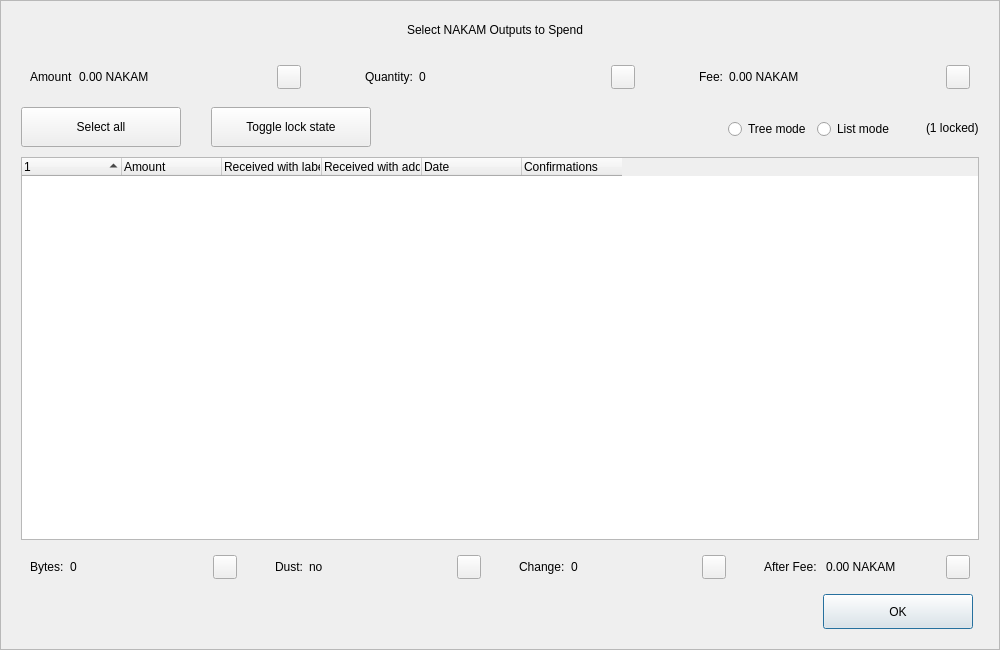
<?xml version="1.0" encoding="UTF-8"?>
<ui version="4.0">
 <class>CoinControlDialog</class>
 <widget class="QDialog" name="CoinControlDialog">
  <property name="geometry">
   <rect>
    <x>0</x>
    <y>0</y>
    <width>1000</width>
    <height>650</height>
   </rect>
  </property>
  <property name="minimumSize">
   <size>
    <width>950</width>
    <height>650</height>
   </size>
  </property>
  <property name="windowTitle">
   <string>Coin Selection</string>
  </property>
  <property name="styleSheet">
   <string notr="true"/>
  </property>
  <layout class="QVBoxLayout" name="verticalLayout">
   <property name="spacing">
    <number>0</number>
   </property>
   <property name="leftMargin">
    <number>0</number>
   </property>
   <property name="topMargin">
    <number>0</number>
   </property>
   <property name="rightMargin">
    <number>0</number>
   </property>
   <property name="bottomMargin">
    <number>0</number>
   </property>
   <item>
    <widget class="QFrame" name="frameContainer">
     <property name="toolTipDuration">
      <number>0</number>
     </property>
     <property name="frameShape">
      <enum>QFrame::StyledPanel</enum>
     </property>
     <property name="frameShadow">
      <enum>QFrame::Raised</enum>
     </property>
     <layout class="QVBoxLayout" name="verticalLayout_2">
      <property name="leftMargin">
       <number>0</number>
      </property>
      <property name="rightMargin">
       <number>0</number>
      </property>
      <property name="bottomMargin">
       <number>20</number>
      </property>
      <item>
       <layout class="QHBoxLayout" name="horizontalLayout_12">
        <property name="spacing">
         <number>0</number>
        </property>
        <property name="leftMargin">
         <number>20</number>
        </property>
        <property name="rightMargin">
         <number>30</number>
        </property>
        <item>
         <spacer name="horizontalSpacer_4">
          <property name="orientation">
           <enum>Qt::Horizontal</enum>
          </property>
          <property name="sizeHint" stdset="0">
           <size>
            <width>40</width>
            <height>20</height>
           </size>
          </property>
         </spacer>
        </item>
        <item>
         <widget class="QLabel" name="labelTitle">
          <property name="minimumSize">
           <size>
            <width>0</width>
            <height>40</height>
           </size>
          </property>
          <property name="maximumSize">
           <size>
            <width>16777215</width>
            <height>40</height>
           </size>
          </property>
          <property name="text">
           <string>Select NAKAM Outputs to Spend</string>
          </property>
          <property name="alignment">
           <set>Qt::AlignCenter</set>
          </property>
          <property name="margin">
           <number>7</number>
          </property>
         </widget>
        </item>
        <item>
         <spacer name="horizontalSpacer_5">
          <property name="orientation">
           <enum>Qt::Horizontal</enum>
          </property>
          <property name="sizeHint" stdset="0">
           <size>
            <width>40</width>
            <height>20</height>
           </size>
          </property>
         </spacer>
        </item>
       </layout>
      </item>
      <item>
       <layout class="QHBoxLayout" name="horizontalLayout_8">
        <property name="leftMargin">
         <number>20</number>
        </property>
        <property name="rightMargin">
         <number>20</number>
        </property>
        <item>
         <widget class="QWidget" name="layoutAmount" native="true">
          <layout class="QHBoxLayout" name="horizontalLayout_9" stretch="0,1,0">
           <item>
            <widget class="QLabel" name="labelCoinControlAmountText">
             <property name="text">
              <string>Amount</string>
             </property>
            </widget>
           </item>
           <item>
            <widget class="QLabel" name="labelCoinControlAmount">
             <property name="text">
              <string>0.00 NAKAM</string>
             </property>
            </widget>
           </item>
           <item alignment="Qt::AlignHCenter|Qt::AlignVCenter">
            <widget class="QPushButton" name="pushButtonAmount">
             <property name="minimumSize">
              <size>
               <width>0</width>
               <height>24</height>
              </size>
             </property>
             <property name="maximumSize">
              <size>
               <width>24</width>
               <height>26</height>
              </size>
             </property>
             <property name="focusPolicy">
              <enum>Qt::NoFocus</enum>
             </property>
             <property name="styleSheet">
              <string notr="true">padding-bottom:2px;
padding-right:4px;</string>
             </property>
             <property name="text">
              <string/>
             </property>
            </widget>
           </item>
          </layout>
         </widget>
        </item>
        <item>
         <spacer name="horizontalSpacer_2">
          <property name="orientation">
           <enum>Qt::Horizontal</enum>
          </property>
          <property name="sizeType">
           <enum>QSizePolicy::Fixed</enum>
          </property>
          <property name="sizeHint" stdset="0">
           <size>
            <width>40</width>
            <height>20</height>
           </size>
          </property>
         </spacer>
        </item>
        <item>
         <widget class="QWidget" name="layoutQuantity" native="true">
          <layout class="QHBoxLayout" name="horizontalLayout_10" stretch="0,1,0">
           <item>
            <widget class="QLabel" name="labelCoinControlQuantityText">
             <property name="text">
              <string>Quantity:</string>
             </property>
            </widget>
           </item>
           <item>
            <widget class="QLabel" name="labelCoinControlQuantity">
             <property name="text">
              <string>0</string>
             </property>
            </widget>
           </item>
           <item alignment="Qt::AlignHCenter|Qt::AlignVCenter">
            <widget class="QPushButton" name="pushButtonQuantity">
             <property name="minimumSize">
              <size>
               <width>0</width>
               <height>24</height>
              </size>
             </property>
             <property name="maximumSize">
              <size>
               <width>24</width>
               <height>26</height>
              </size>
             </property>
             <property name="focusPolicy">
              <enum>Qt::NoFocus</enum>
             </property>
             <property name="styleSheet">
              <string notr="true">padding-bottom:2px;
               padding-right:4px;</string>
             </property>
             <property name="text">
              <string/>
             </property>
            </widget>
           </item>
          </layout>
         </widget>
        </item>
        <item>
         <spacer name="horizontalSpacer_22">
          <property name="orientation">
           <enum>Qt::Horizontal</enum>
          </property>
          <property name="sizeType">
           <enum>QSizePolicy::Fixed</enum>
          </property>
          <property name="sizeHint" stdset="0">
           <size>
            <width>40</width>
            <height>20</height>
           </size>
          </property>
         </spacer>
        </item>
        <item>
         <widget class="QWidget" name="layoutFee" native="true">
          <layout class="QHBoxLayout" name="horizontalLayout_11" stretch="0,1,0">
           <item>
            <widget class="QLabel" name="labelCoinControlFeeText">
             <property name="text">
              <string>Fee:</string>
             </property>
            </widget>
           </item>
           <item>
            <widget class="QLabel" name="labelCoinControlFee">
             <property name="text">
              <string>0.00 NAKAM</string>
             </property>
            </widget>
           </item>
           <item alignment="Qt::AlignHCenter|Qt::AlignVCenter">
            <widget class="QPushButton" name="pushButtonFee">
             <property name="minimumSize">
              <size>
               <width>0</width>
               <height>24</height>
              </size>
             </property>
             <property name="maximumSize">
              <size>
               <width>24</width>
               <height>26</height>
              </size>
             </property>
             <property name="focusPolicy">
              <enum>Qt::NoFocus</enum>
             </property>
             <property name="styleSheet">
              <string notr="true">padding-bottom:2px;
               padding-right:4px;</string>
             </property>
             <property name="text">
              <string/>
             </property>
            </widget>
           </item>
          </layout>
         </widget>
        </item>
       </layout>
      </item>
      <item>
       <widget class="QFrame" name="frame">
        <property name="minimumSize">
         <size>
          <width>0</width>
          <height>40</height>
         </size>
        </property>
        <property name="styleSheet">
         <string notr="true">#frame {
	border:0;
}</string>
        </property>
        <property name="frameShape">
         <enum>QFrame::StyledPanel</enum>
        </property>
        <property name="frameShadow">
         <enum>QFrame::Sunken</enum>
        </property>
        <layout class="QHBoxLayout" name="horizontalLayout">
         <property name="spacing">
          <number>0</number>
         </property>
         <property name="leftMargin">
          <number>20</number>
         </property>
         <property name="topMargin">
          <number>0</number>
         </property>
         <property name="rightMargin">
          <number>20</number>
         </property>
         <property name="bottomMargin">
          <number>0</number>
         </property>
         <item>
          <layout class="QHBoxLayout" name="horizontalLayoutPanel" stretch="0,0,0,0,0,0">
           <property name="spacing">
            <number>20</number>
           </property>
           <item>
            <widget class="QPushButton" name="pushButtonSelectAll">
             <property name="sizePolicy">
              <sizepolicy hsizetype="Maximum" vsizetype="Fixed">
               <horstretch>0</horstretch>
               <verstretch>0</verstretch>
              </sizepolicy>
             </property>
             <property name="minimumSize">
              <size>
               <width>160</width>
               <height>40</height>
              </size>
             </property>
             <property name="maximumSize">
              <size>
               <width>16777215</width>
               <height>40</height>
              </size>
             </property>
             <property name="text">
              <string>Select all</string>
             </property>
             <property name="checkable">
              <bool>true</bool>
             </property>
             <property name="checked">
              <bool>false</bool>
             </property>
             <property name="autoExclusive">
              <bool>false</bool>
             </property>
             <property name="autoDefault">
              <bool>false</bool>
             </property>
            </widget>
           </item>
           <item>
            <spacer name="horizontalSpacer_6">
             <property name="orientation">
              <enum>Qt::Horizontal</enum>
             </property>
             <property name="sizeType">
              <enum>QSizePolicy::Fixed</enum>
             </property>
             <property name="sizeHint" stdset="0">
              <size>
               <width>10</width>
               <height>20</height>
              </size>
             </property>
            </spacer>
           </item>
           <item>
            <widget class="QPushButton" name="pushButtonToggleLock">
             <property name="sizePolicy">
              <sizepolicy hsizetype="Maximum" vsizetype="Fixed">
               <horstretch>0</horstretch>
               <verstretch>0</verstretch>
              </sizepolicy>
             </property>
             <property name="minimumSize">
              <size>
               <width>160</width>
               <height>40</height>
              </size>
             </property>
             <property name="maximumSize">
              <size>
               <width>16777215</width>
               <height>40</height>
              </size>
             </property>
             <property name="text">
              <string>Toggle lock state</string>
             </property>
             <property name="checkable">
              <bool>true</bool>
             </property>
             <property name="autoExclusive">
              <bool>false</bool>
             </property>
             <property name="autoDefault">
              <bool>false</bool>
             </property>
            </widget>
           </item>
           <item>
            <spacer name="horizontalSpacer_7">
             <property name="orientation">
              <enum>Qt::Horizontal</enum>
             </property>
             <property name="sizeType">
              <enum>QSizePolicy::Expanding</enum>
             </property>
             <property name="sizeHint" stdset="0">
              <size>
               <width>30</width>
               <height>20</height>
              </size>
             </property>
            </spacer>
           </item>
           <item alignment="Qt::AlignRight">
            <widget class="QGroupBox" name="groupBox_2">
             <property name="styleSheet">
              <string notr="true">#groupBox_2 {
    background-color:transparent;
    border-radius:0;
}</string>
             </property>
             <property name="title">
              <string/>
             </property>
             <layout class="QHBoxLayout" name="horizontalLayout_14">
              <item>
               <widget class="QRadioButton" name="radioTreeMode">
                <property name="sizePolicy">
                 <sizepolicy hsizetype="Maximum" vsizetype="Fixed">
                  <horstretch>0</horstretch>
                  <verstretch>0</verstretch>
                 </sizepolicy>
                </property>
                <property name="text">
                 <string>Tree mode</string>
                </property>
               </widget>
              </item>
              <item>
               <widget class="QRadioButton" name="radioListMode">
                <property name="sizePolicy">
                 <sizepolicy hsizetype="Maximum" vsizetype="Fixed">
                  <horstretch>0</horstretch>
                  <verstretch>0</verstretch>
                 </sizepolicy>
                </property>
                <property name="text">
                 <string>List mode</string>
                </property>
                <property name="checked">
                 <bool>false</bool>
                </property>
               </widget>
              </item>
             </layout>
            </widget>
           </item>
           <item>
            <widget class="QLabel" name="labelLocked">
             <property name="text">
              <string>(1 locked)</string>
             </property>
            </widget>
           </item>
          </layout>
         </item>
        </layout>
       </widget>
      </item>
      <item>
       <layout class="QHBoxLayout" name="horizontalLayout_13">
        <property name="leftMargin">
         <number>20</number>
        </property>
        <property name="rightMargin">
         <number>20</number>
        </property>
        <item>
         <widget class="CoinControlTreeWidget" name="treeWidget">
          <property name="contextMenuPolicy">
           <enum>Qt::CustomContextMenu</enum>
          </property>
          <property name="styleSheet">
           <string notr="true"/>
          </property>
          <property name="sortingEnabled">
           <bool>false</bool>
          </property>
          <property name="columnCount">
           <number>6</number>
          </property>
          <attribute name="headerShowSortIndicator" stdset="0">
           <bool>true</bool>
          </attribute>
          <attribute name="headerStretchLastSection">
           <bool>false</bool>
          </attribute>
          <column>
           <property name="text">
            <string/>
           </property>
          </column>
          <column>
           <property name="text">
            <string>Amount</string>
           </property>
          </column>
          <column>
           <property name="text">
            <string>Received with label</string>
           </property>
          </column>
          <column>
           <property name="text">
            <string>Received with address</string>
           </property>
          </column>
          <column>
           <property name="text">
            <string>Date</string>
           </property>
          </column>
          <column>
           <property name="text">
            <string>Confirmations</string>
           </property>
           <property name="toolTip">
            <string>Confirmed</string>
           </property>
          </column>
         </widget>
        </item>
       </layout>
      </item>
      <item>
       <layout class="QHBoxLayout" name="horizontalLayout_3">
        <property name="spacing">
         <number>20</number>
        </property>
        <property name="leftMargin">
         <number>20</number>
        </property>
        <property name="rightMargin">
         <number>20</number>
        </property>
        <item>
         <widget class="QWidget" name="layoutBytes" native="true">
          <layout class="QHBoxLayout" name="horizontalLayout_4" stretch="0,1,0">
           <item>
            <widget class="QLabel" name="labelCoinControlBytesText">
             <property name="text">
              <string>Bytes:</string>
             </property>
            </widget>
           </item>
           <item>
            <widget class="QLabel" name="labelCoinControlBytes">
             <property name="text">
              <string>0</string>
             </property>
            </widget>
           </item>
           <item alignment="Qt::AlignHCenter|Qt::AlignVCenter">
            <widget class="QPushButton" name="pushButtonBytes">
             <property name="minimumSize">
              <size>
               <width>0</width>
               <height>24</height>
              </size>
             </property>
             <property name="maximumSize">
              <size>
               <width>24</width>
               <height>26</height>
              </size>
             </property>
             <property name="focusPolicy">
              <enum>Qt::NoFocus</enum>
             </property>
             <property name="styleSheet">
              <string notr="true">padding-bottom:2px;
               padding-right:4px;</string>
             </property>
             <property name="text">
              <string/>
             </property>
            </widget>
           </item>
          </layout>
         </widget>
        </item>
        <item>
         <widget class="QWidget" name="layoutDust" native="true">
          <layout class="QHBoxLayout" name="horizontalLayout_5" stretch="0,1,0">
           <item>
            <widget class="QLabel" name="labelCoinControlLowOutputText">
             <property name="text">
              <string>Dust:</string>
             </property>
            </widget>
           </item>
           <item>
            <widget class="QLabel" name="labelCoinControlLowOutput">
             <property name="text">
              <string>no</string>
             </property>
            </widget>
           </item>
           <item alignment="Qt::AlignHCenter|Qt::AlignVCenter">
            <widget class="QPushButton" name="pushButtonDust">
             <property name="minimumSize">
              <size>
               <width>0</width>
               <height>24</height>
              </size>
             </property>
             <property name="maximumSize">
              <size>
               <width>24</width>
               <height>26</height>
              </size>
             </property>
             <property name="focusPolicy">
              <enum>Qt::NoFocus</enum>
             </property>
             <property name="styleSheet">
              <string notr="true">padding-bottom:2px;
               padding-right:4px;</string>
             </property>
             <property name="text">
              <string/>
             </property>
            </widget>
           </item>
          </layout>
         </widget>
        </item>
        <item>
         <widget class="QWidget" name="layoutChange" native="true">
          <layout class="QHBoxLayout" name="horizontalLayout_6" stretch="0,1,0">
           <item>
            <widget class="QLabel" name="labelCoinControlChangeText">
             <property name="text">
              <string>Change:</string>
             </property>
            </widget>
           </item>
           <item>
            <widget class="QLabel" name="labelCoinControlChange">
             <property name="text">
              <string>0</string>
             </property>
            </widget>
           </item>
           <item alignment="Qt::AlignHCenter|Qt::AlignVCenter">
            <widget class="QPushButton" name="pushButtonChange">
             <property name="minimumSize">
              <size>
               <width>0</width>
               <height>24</height>
              </size>
             </property>
             <property name="maximumSize">
              <size>
               <width>24</width>
               <height>26</height>
              </size>
             </property>
             <property name="focusPolicy">
              <enum>Qt::NoFocus</enum>
             </property>
             <property name="styleSheet">
              <string notr="true">padding-bottom:2px;
               padding-right:4px;</string>
             </property>
             <property name="text">
              <string/>
             </property>
            </widget>
           </item>
          </layout>
         </widget>
        </item>
        <item>
         <widget class="QWidget" name="layoutAfter" native="true">
          <layout class="QHBoxLayout" name="horizontalLayout_7" stretch="0,1,0">
           <item>
            <widget class="QLabel" name="labelCoinControlAfterFeeText">
             <property name="text">
              <string>After Fee: </string>
             </property>
            </widget>
           </item>
           <item>
            <widget class="QLabel" name="labelCoinControlAfterFee">
             <property name="text">
              <string>0.00 NAKAM</string>
             </property>
            </widget>
           </item>
           <item alignment="Qt::AlignHCenter|Qt::AlignVCenter">
            <widget class="QPushButton" name="pushButtonAlterFee">
             <property name="minimumSize">
              <size>
               <width>0</width>
               <height>24</height>
              </size>
             </property>
             <property name="maximumSize">
              <size>
               <width>24</width>
               <height>26</height>
              </size>
             </property>
             <property name="focusPolicy">
              <enum>Qt::NoFocus</enum>
             </property>
             <property name="styleSheet">
              <string notr="true">padding-bottom:2px;
               padding-right:4px;</string>
             </property>
             <property name="text">
              <string/>
             </property>
            </widget>
           </item>
          </layout>
         </widget>
        </item>
       </layout>
      </item>
      <item>
       <layout class="QHBoxLayout" name="horizontalLayout_2">
        <property name="spacing">
         <number>0</number>
        </property>
        <property name="leftMargin">
         <number>20</number>
        </property>
        <property name="rightMargin">
         <number>26</number>
        </property>
        <item>
         <spacer name="horizontalSpacer_3">
          <property name="orientation">
           <enum>Qt::Horizontal</enum>
          </property>
          <property name="sizeHint" stdset="0">
           <size>
            <width>558</width>
            <height>20</height>
           </size>
          </property>
         </spacer>
        </item>
        <item>
         <widget class="QPushButton" name="pushButtonOk">
          <property name="minimumSize">
           <size>
            <width>150</width>
            <height>35</height>
           </size>
          </property>
          <property name="text">
           <string>OK</string>
          </property>
         </widget>
        </item>
       </layout>
      </item>
     </layout>
    </widget>
   </item>
  </layout>
 </widget>
 <customwidgets>
  <customwidget>
   <class>CoinControlTreeWidget</class>
   <extends>QTreeWidget</extends>
   <header>coincontroltreewidget.h</header>
  </customwidget>
 </customwidgets>
 <resources/>
 <connections/>
</ui>
